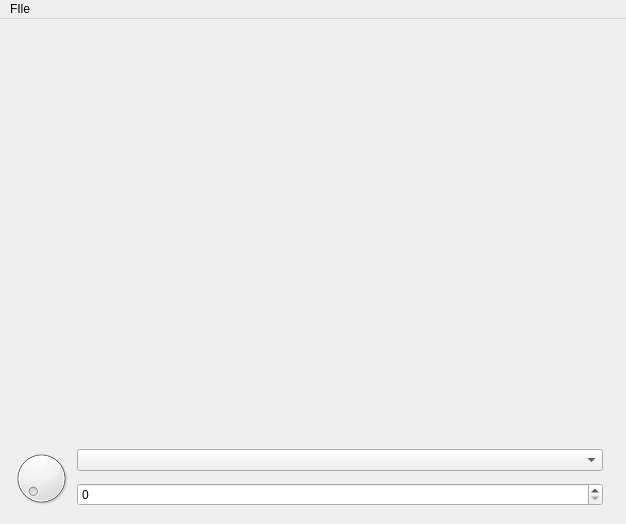
<?xml version="1.0" encoding="UTF-8"?>
<ui version="4.0">
 <class>NRamNodes</class>
 <widget class="QMainWindow" name="NRamNodes">
  <property name="geometry">
   <rect>
    <x>0</x>
    <y>0</y>
    <width>626</width>
    <height>524</height>
   </rect>
  </property>
  <property name="windowTitle">
   <string>NRamNodes</string>
  </property>
  <widget class="QWidget" name="centralWidget">
   <layout class="QVBoxLayout" name="verticalLayout">
    <item>
     <widget class="QWidget" name="flowGraph" native="true"/>
    </item>
    <item>
     <widget class="QWidget" name="managerConteinerW" native="true">
      <property name="minimumSize">
       <size>
        <width>0</width>
        <height>70</height>
       </size>
      </property>
      <property name="maximumSize">
       <size>
        <width>16777215</width>
        <height>70</height>
       </size>
      </property>
      <layout class="QHBoxLayout" name="horizontalLayout">
       <property name="leftMargin">
        <number>0</number>
       </property>
       <property name="topMargin">
        <number>0</number>
       </property>
       <property name="rightMargin">
        <number>0</number>
       </property>
       <property name="bottomMargin">
        <number>0</number>
       </property>
       <item>
        <widget class="QDial" name="stepDIAL">
         <property name="minimumSize">
          <size>
           <width>60</width>
           <height>60</height>
          </size>
         </property>
         <property name="maximumSize">
          <size>
           <width>60</width>
           <height>60</height>
          </size>
         </property>
        </widget>
       </item>
       <item>
        <widget class="QWidget" name="testStepConteinerW" native="true">
         <layout class="QVBoxLayout" name="verticalLayout_2">
          <property name="leftMargin">
           <number>0</number>
          </property>
          <property name="topMargin">
           <number>0</number>
          </property>
          <property name="rightMargin">
           <number>12</number>
          </property>
          <property name="bottomMargin">
           <number>0</number>
          </property>
          <item>
           <widget class="QComboBox" name="testCB"/>
          </item>
          <item>
           <widget class="QSpinBox" name="stepSB"/>
          </item>
         </layout>
        </widget>
       </item>
      </layout>
     </widget>
    </item>
   </layout>
  </widget>
  <widget class="QMenuBar" name="menuBar">
   <property name="geometry">
    <rect>
     <x>0</x>
     <y>0</y>
     <width>626</width>
     <height>22</height>
    </rect>
   </property>
   <widget class="QMenu" name="menuFIle">
    <property name="title">
     <string>FIle</string>
    </property>
    <addaction name="actionOpen"/>
   </widget>
   <addaction name="menuFIle"/>
  </widget>
  <action name="actionOpen">
   <property name="text">
    <string>Open</string>
   </property>
  </action>
 </widget>
 <layoutdefault spacing="6" margin="11"/>
 <resources/>
 <connections/>
</ui>
